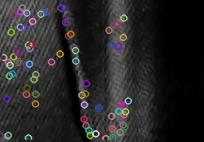
//> input picture Wrinkle_Detection/sift_keypoints.jpg, 204 x 142 px, given in place of color.png, which was not available
$ ./scroll   (built with g++ and OpenCV 4)
//> lines starting //> are read from the running program, lines starting //| are printed output that depends on the picture; after the words box and inside, x2 and y2 are one past the last pixel; in counts of white or black regions, pixels touching at a corner belong together; pictures that were not available may be replaced by others from this repository, and a replacement may not be noted
#include "opencv2/imgproc.hpp"
#include "opencv2/highgui.hpp"
#include <iostream>
using namespace cv;
const int max_value_H = 255;
const int max_value = 255;
const String window_capture_name = "Video Capture";
const String window_detection_name = "Object Detection";
int low_H = 0, low_S = 0, low_V = 0;
int high_H = max_value_H, high_S = max_value, high_V = max_value;
static void on_low_H_thresh_trackbar(int, void *)
{
    low_H = min(high_H-1, low_H);
    setTrackbarPos("Low H", window_detection_name, low_H);
}
static void on_high_H_thresh_trackbar(int, void *)
{
    high_H = max(high_H, low_H+1);
    setTrackbarPos("High H", window_detection_name, high_H);
}
static void on_low_S_thresh_trackbar(int, void *)
{
    low_S = min(high_S-1, low_S);
    setTrackbarPos("Low S", window_detection_name, low_S);
}
static void on_high_S_thresh_trackbar(int, void *)
{
    high_S = max(high_S, low_S+1);
    setTrackbarPos("High S", window_detection_name, high_S);
}
static void on_low_V_thresh_trackbar(int, void *)
{
    low_V = min(high_V-1, low_V);
    setTrackbarPos("Low V", window_detection_name, low_V);
}
static void on_high_V_thresh_trackbar(int, void *)
{
    high_V = max(high_V, low_V+1);
    setTrackbarPos("High V", window_detection_name, high_V);
}
int main(int argc, char* argv[])
{
    Mat frame = imread("/home/rex/Desktop/Images/color.png", IMREAD_COLOR);
//> frame is the input picture: 142 rows x 204 cols, CV_8UC3; mean B, G, R 40.1, 39.4, 40.7
    namedWindow(window_capture_name, CV_WINDOW_NORMAL);
    namedWindow(window_detection_name, CV_WINDOW_NORMAL);
    // Trackbars to set thresholds for HSV values
    createTrackbar("Low H", window_detection_name, &low_H, max_value_H, on_low_H_thresh_trackbar);
//> slider 'Low H' is set to 51
    createTrackbar("High H", window_detection_name, &high_H, max_value_H, on_high_H_thresh_trackbar);
    createTrackbar("Low S", window_detection_name, &low_S, max_value, on_low_S_thresh_trackbar);
//> slider 'Low S' is set to 51
    createTrackbar("High S", window_detection_name, &high_S, max_value, on_high_S_thresh_trackbar);
    createTrackbar("Low V", window_detection_name, &low_V, max_value, on_low_V_thresh_trackbar);
//> slider 'Low V' is set to 51
    createTrackbar("High V", window_detection_name, &high_V, max_value, on_high_V_thresh_trackbar);
    Mat frame_HSV, frame_threshold;
    while (true) {
        if(frame.empty())
        {
            break;
        }
        // Convert from BGR to HSV colorspace
        blur( frame, frame, Size(3,3) );
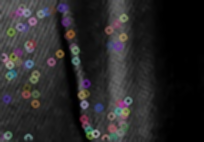
//> frame: 142 rows x 204 cols, CV_8UC3; mean B, G, R 40.1, 39.4, 40.7
        cvtColor(frame, frame_HSV, COLOR_RGB2HSV);
//> frame_HSV: 142 rows x 204 cols, CV_8UC3; mean H, S, V 41.7, 20.6, 43.2
        // Detect the object based on HSV Range Values
        inRange(frame_HSV, Scalar(low_H, low_S, low_V), Scalar(high_H, high_S, high_V), frame_threshold);
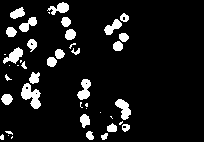
//> frame_threshold: 142 rows x 204 cols, CV_8UC1; 9.4% white; 43 white regions (16 under 20 px), largest, box (x1, y1, x2, y2) and area: (21, 83, 41, 109) 281, (115, 99, 131, 120) 187, (77, 79, 91, 100) 178
        Mat element = getStructuringElement( 0, Size( 2*1, 2*1), Point( 1, 1 ) );
        //morphologyEx( frame_threshold, frame_threshold, 2, element );
        // Show the frames
        imshow(window_capture_name, frame);
        imshow(window_detection_name, frame_threshold);
        char key = (char) waitKey(30);
//> the 'q' key is pressed
        if (key == 'q' || key == 27)
        {
            break;
        }
    }
}

$ run again, on Wrinkle_Detection/image.png
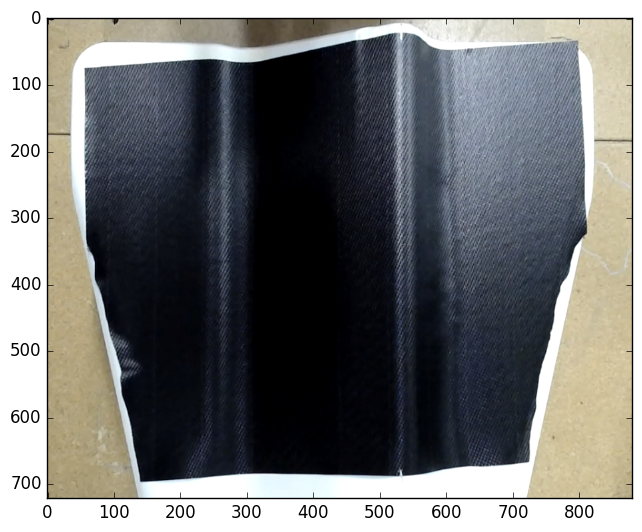
//> input picture Wrinkle_Detection/image.png, 642 x 532 px, given in place of color.png, which was not available
//> frame is the input picture: 532 rows x 642 cols, CV_8UC3; mean B, G, R 115.8, 115.9, 114.9
//> `blur( frame, frame, Size(3,3) );`:
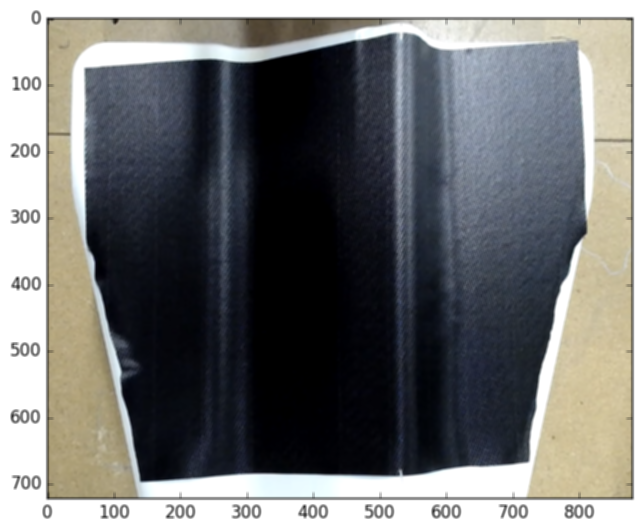
//> frame: 532 rows x 642 cols, CV_8UC3; mean B, G, R 115.8, 115.9, 114.9
//> frame_HSV: 532 rows x 642 cols, CV_8UC3; mean H, S, V 23.8, 64.9, 123.2
//> `inRange(frame_HSV, Scalar(low_H, low_S, low_V), Scalar(high_H, high_S,..`:
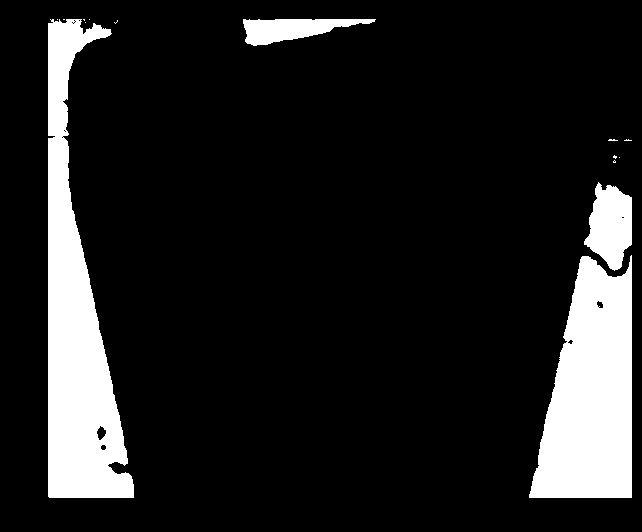
//> frame_threshold: 532 rows x 642 cols, CV_8UC1; 12.8% white; 15 white regions (11 under 20 px), largest, box (x1, y1, x2, y2) and area: (48, 19, 134, 498) 20972, (529, 255, 632, 498) 17942, (584, 182, 632, 271) 2867, (243, 19, 376, 46) 2037
